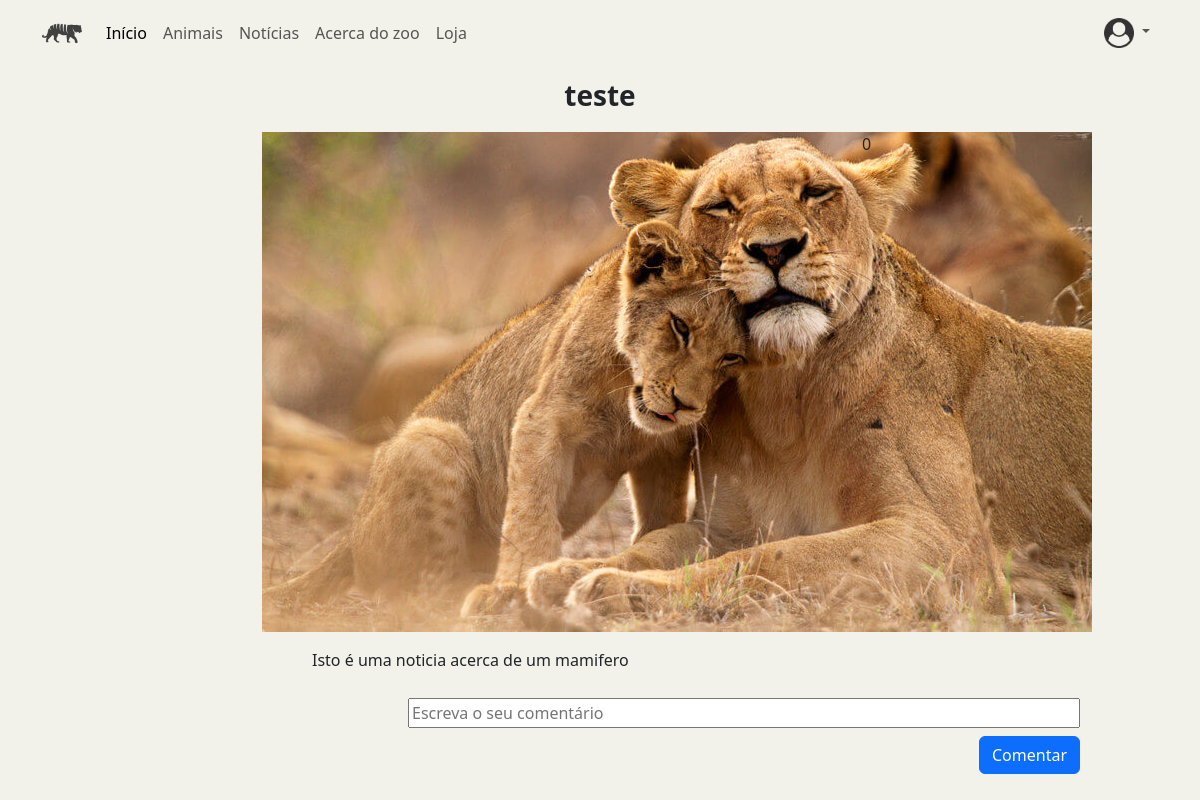
Before: /noticia/1 with the older database file.
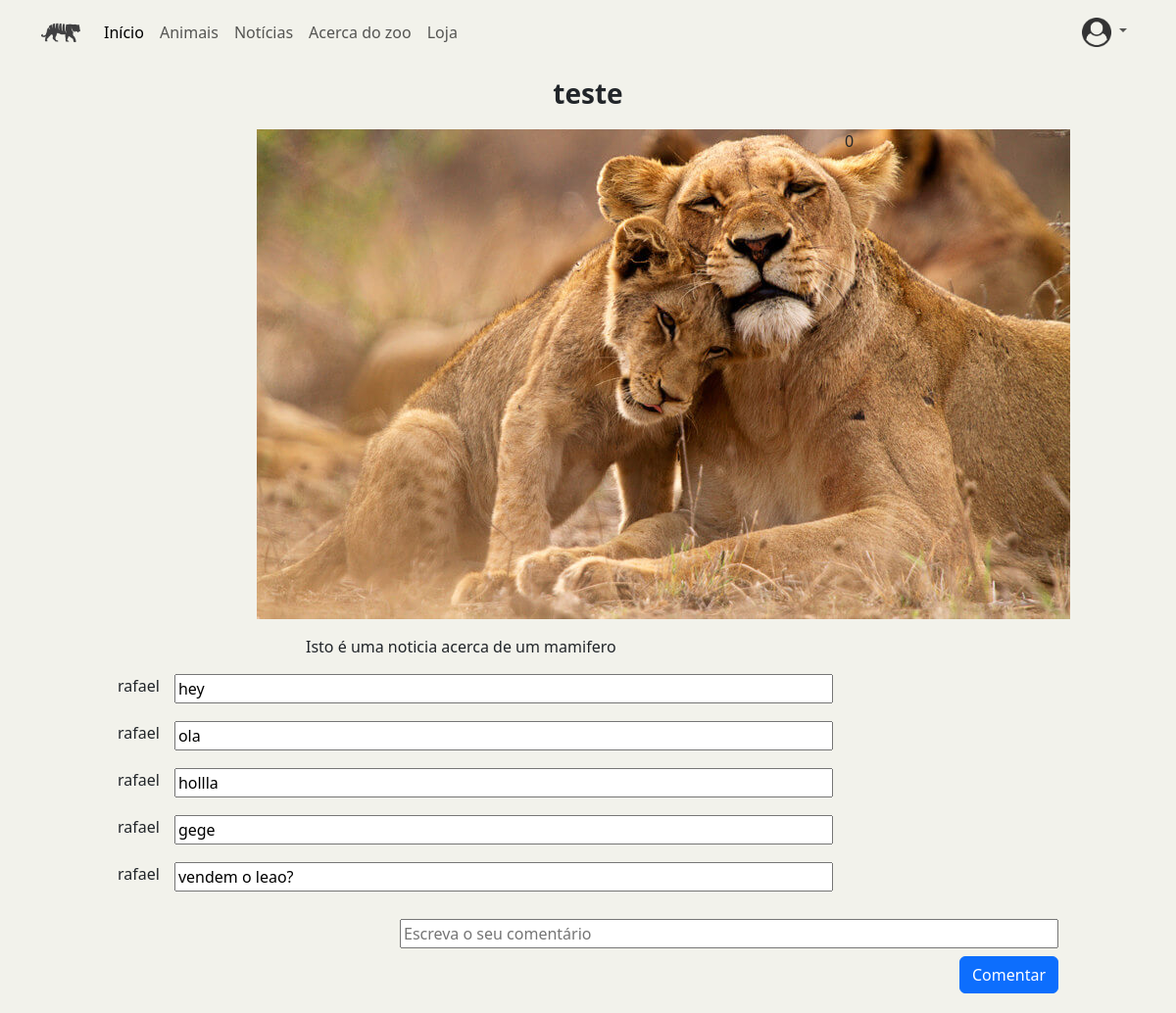
After: the same page with the newer database file.
### ZOO_App/models.py (models this page shows)
class Comentario(models.Model):
    utilizador = models.ForeignKey(Utilizador, on_delete=models.DO_NOTHING)
    noticia = models.ForeignKey(Noticia, on_delete=models.DO_NOTHING)
    data = models.DateField(default= datetime.now)
    comentario = models.CharField(max_length=200)

class Utilizador(models.Model):
    user = models.OneToOneField(User, on_delete=models.CASCADE)
    data_nascimento = models.DateField()
    morada = models.CharField(max_length=100)
    numero_contribuinte = models.IntegerField()

### ZOO_App/views.py (the view, shortened to what this page needs)
# urls.py: path('noticia/<int:noticia_id>',views.render_detalhe_noticia, name='detalhe_noticia'),
def render_detalhe_noticia(request, noticia_id):
    noticia = get_object_or_404(Noticia, pk=noticia_id)
    comments = Comentario.objects.filter(noticia=noticia)
    like_amount = len(UtilizadorNoticia_pk.objects.filter(noticia=noticia, like=True))
    return render(request, 'ZOO_App/detalhe_noticia.html', {'noticia': noticia, "comments": comments, "like_amount": like_amount})

### ZOO_App/templates/ZOO_App/detalhe_noticia.html (shortened to what this page needs)
{%extends "./index.html"%} {% block conteudo %} {% load static %}
<div class="container-fluid justify-content-center">
  <p class="text-center fs-3 fw-bolder mt-2">{{noticia.titulo}}</p>
  <div class="row justify-content-center mt-3">
    <div class="col-6">
      <img
        src="{%static noticia.imagem.url %}"
        alt="imagem da noticia '{{noticia.titulo}}'"
        class="d-block mx-auto"
      />
    </div>
    <div class="col-1">
         {{like_amount}}
    </div>
  </div>
  <div class="row justify-content-center mt-3">
    <div class="col-6">
      <p>{{noticia.descricao}}</p>
    </div>
  </div>
</div>
<div class="all-comments" style="margin-left: 10%; margin-right: 10%;">
  {% for item in comments %}
  <p class="user-name" style="float: left; margin-right: 15px;"> {{item.utilizador.user}} </p>
  <input type="text" value="{{item.comentario}}" name="comment" readonly style="width:70%; float: left;">
  <br><br>
  {% endfor%}
  <form action="{% url 'ZOO_App:addComentario' noticia.id %}" method="POST">
    <input type="text" placeholder="Escreva o seu comentário" name="comment" style="width:70%; float: right; margin-top: 10px;">
    <br><br>
    <input type="submit" name="submit" value="Comentar" class="btn btn-primary" style="float: right; margin-bottom: 20px;">
  </form>
</div>
{% endblock %}

Changed rows visible on the page:
added Comentario: utilizador.user "rafael", comment "hey"
added Comentario: utilizador.user "rafael", comment "ola"
added Comentario: utilizador.user "rafael", comment "hollla"
added Comentario: utilizador.user "rafael", comment "gege"
added Comentario: utilizador.user "rafael", comment "vendem o leao?"
